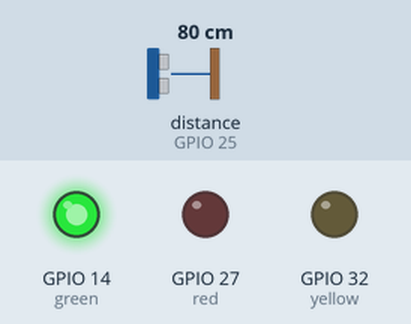
Recording of a sketch running on a simulated ESP32. On the bench: output pins drawn as LEDs (lit = HIGH). Wiring (inferred from the names in the program): ultrasonic range finder: trigger GPIO 26; echo GPIO 25. The test bench sets the inputs (shaded band); at power-on: distance to the obstacle (sensor on GPIO 25) 80 cm. The echo pulse lasts 58.3 µs per cm; WiFi joins after 1.5 s; servers stay silent unless stated; uploads are accepted with an empty reply; pins used as bus, display or sensor lines are not drawn; what the sketch prints to the serial monitor is not drawn.

Above: at 2.7 s.
2.8 s: distance to the obstacle (sensor on GPIO 25) set to 56 cm
7.4 s: distance to the obstacle (sensor on GPIO 25) set to 45 cm
At 9.2 s:
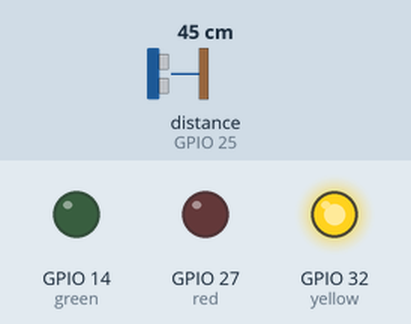
10.3 s: distance to the obstacle (sensor on GPIO 25) set to 22 cm
13.2 s: distance to the obstacle (sensor on GPIO 25) set to 18 cm
At 15.7 s:
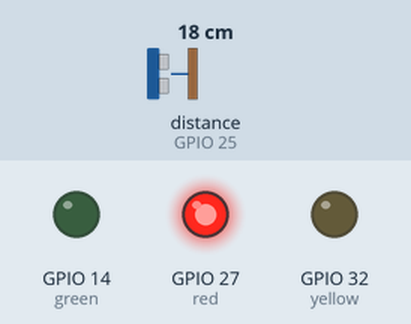
16.2 s: distance to the obstacle (sensor on GPIO 25) set to 35 cm
At 17.4 s:
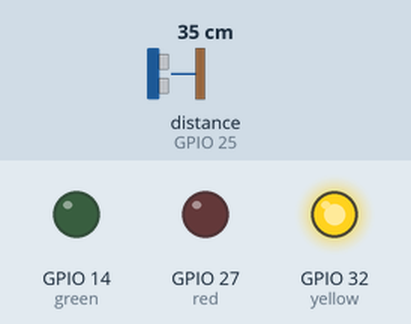
19.1 s: distance to the obstacle (sensor on GPIO 25) set to 2 cm
At 20.3 s:
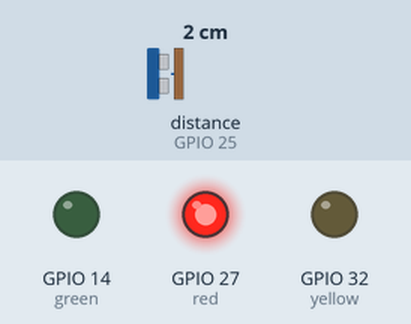
Timing chart, 0 to 22.1 s (numbered marks = the images above; inputs shaded):
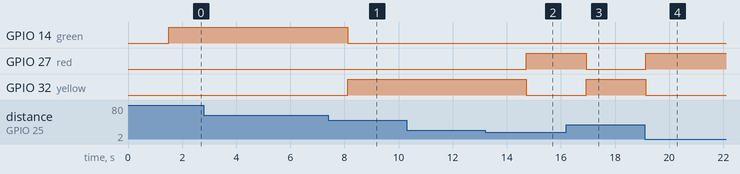

Measured:
- the behaviour switches between 51 and 50 cm on distance to the obstacle (sensor on GPIO 25) (found by bisection; images 0 and 1)
- the behaviour switches between 21 and 20 cm on distance to the obstacle (sensor on GPIO 25) (found by bisection; images 1 and 2)
- after the input at 7.4 s, GPIO 14 (green): HIGH → LOW after 0.72 s; GPIO 32 (yellow): LOW → HIGH after 0.72 s
- after the input at 13.2 s, GPIO 27 (red): LOW → HIGH after 1.5 s; GPIO 32 (yellow): HIGH → LOW after 1.5 s
- after the input at 16.2 s, GPIO 27 (red): HIGH → LOW after 0.73 s; GPIO 32 (yellow): LOW → HIGH after 0.73 s
- after the input at 19.1 s, GPIO 27 (red): LOW → HIGH at once; GPIO 32 (yellow): HIGH → LOW at once

The sketch:

sketch_jun1a.ino
```cpp
#include <WiFi.h>
#include <HTTPClient.h>

const char* ssid="CANALBOX-6938-2G";
const char* password="gPAQQF2EHsQ7";

String servername="http://192.168.1.69/seno/save.php";

#define trig 26
#define echo 25
#define green 14
#define red 27
#define yellow 32

String status;
float distance;
long duration;

void setup(){

Serial.begin(9600);
WiFi.begin(ssid,password);
Serial.print("connecting");

while(WiFi.status() != WL_CONNECTED){
  Serial.print(".");
  delay(500);
}

Serial.print("");
Serial.print("connected");

pinMode(red,OUTPUT);
pinMode(yellow,OUTPUT);
pinMode(green,OUTPUT);
pinMode(trig,OUTPUT);
pinMode(echo,INPUT);

}
void loop(){
digitalWrite(trig,LOW);
delayMicroseconds(2);
digitalWrite(trig,HIGH);
delayMicroseconds(10);
digitalWrite(trig,LOW);


duration=pulseIn(echo,HIGH);
distance=duration*0.034/2;

Serial.print("distance=");
Serial.print(distance);
Serial.println("cm");


digitalWrite(red,LOW);
digitalWrite(yellow,LOW);
digitalWrite(green,LOW);

if(distance<20){
  digitalWrite(red,HIGH);
digitalWrite(yellow,LOW);
digitalWrite(green,LOW);
status="DANGER";
Serial.print("status-=");
Serial.println(status);


}
else if(distance >20 && distance<50){
    digitalWrite(red,LOW);
digitalWrite(yellow,HIGH);
digitalWrite(green,LOW);
status="WARNING";
Serial.print("status-=");
Serial.println(status);
}
else{
  digitalWrite(red,LOW);
digitalWrite(yellow,LOW);
digitalWrite(green,HIGH);
status="SAFE";
Serial.print("status-=");
Serial.println(status);
}
if(WiFi.status() == WL_CONNECTED){
  HTTPClient http;
  String url= servername+"?distance="+String(distance)+"&status"+status;
  http.begin(url);
  int responsecode=http.GET();
  Serial.print("responsecode=");
Serial.println(responsecode);

  http.end();
}
delay(2000);
}
```
